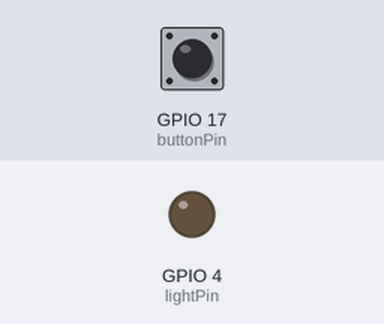
A program run on a simulated Raspberry Pi (BCM pin numbers). Parts: output pins drawn as LEDs (lit = HIGH). The inputs (shaded band) are chosen by the test bench; at power-on: GPIO 17 (buttonPin) HIGH. The camera gives no picture and a still takes 0.5 s.

Above: at 1.2 s.
1.3 s: GPIO 17 (buttonPin) pulled LOW for 0.15 s
At 1.7 s:
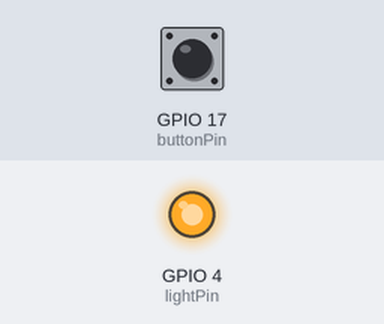
3.4 s: GPIO 17 (buttonPin) pulled LOW for 3.2 s
At 8.0 s:
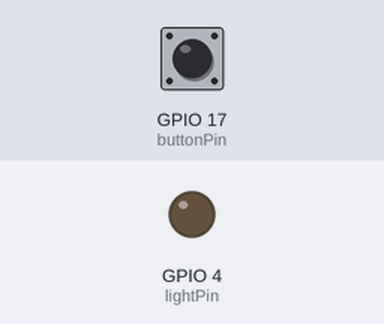
Timing chart, 0 to 9.5 s (numbered marks = the images above; inputs shaded):
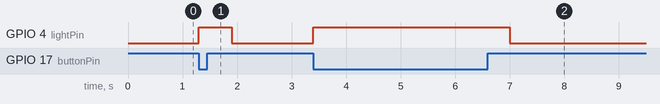

Measured:
- after the input at 1.3 s, GPIO 4 (lightPin): LOW → HIGH at once, → LOW 0.60 s later
- after the input at 3.4 s, GPIO 4 (lightPin): LOW → HIGH at once, → LOW 3.6 s later

The program:

buttonImputAndPhoto.py
```python
#buttonImputAndPhoto.py

import RPi.GPIO as GPIO
import picamera
from time import sleep

GPIO.setmode(GPIO.BCM)

sleeptime = .1

lightPin = 4
buttonPin = 17

camera = picamera.PiCamera()

GPIO.setup(lightPin, GPIO.OUT)
GPIO.setup(buttonPin, GPIO.IN, pull_up_down=GPIO.PUD_UP)
GPIO.output(lightPin, False)

try:
    while True:
        GPIO.output(lightPin, not GPIO.input(buttonPin))
        if not (GPIO.input(buttonPin)):
            camera.capture('Sample.jpg');
        sleep(sleeptime)
finally:
        GPIO.output(lightPin, False)
        GPIO.cleanup()
```
